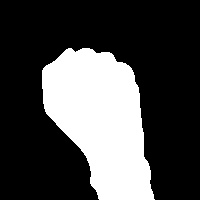
#> input picture dataset/fistTestImages/hand0(102).jpg, 200 x 200 px, given in place of the camera
$ python get_dataset.py
#> lines starting #> are read from the running program, lines starting #| are printed output that depends on the picture; after the words box and inside, x2 and y2 are one past the last pixel; in counts of white or black regions, pixels touching at a corner belong together
# THIS FILE IS CREATED FOR QUICKLY GENERATING DATASET

### importing modules
import cv2
import imutils
import numpy as np
import matplotlib as plt
from time import time

initTime = time()


background = None

## This function finds the average over background
def avg_bg(img, accumWeight):

    global background
    if background is None:
        background = img.copy().astype("float")
        return
    cv2.accumulateWeighted(img, background, accumWeight)

## This function does hand segmentation
def segment_hand(img):
    global background
    threshold = 30
    diff = cv2.absdiff(background.astype("uint8"), img)

    thresh = cv2.threshold(diff, threshold, 255, cv2.THRESH_BINARY)[1]

    cnts, _ = cv2.findContours(thresh.copy(), cv2.RETR_EXTERNAL, cv2.CHAIN_APPROX_SIMPLE)

    if len(cnts) == 0:
        return
    else:
        segmented = max(cnts, key=cv2.contourArea)
        return (thresh, segmented)


## main loop
if __name__ == "__main__":
    accumWeight = 0.5


    cap = cv2.VideoCapture(0)


    top, right, bottom, left = 70, 350, 270, 550

    num_frames = 0
    imageNumber = 0
    calibrated = False

    while True:
        ret, frame = cap.read()
#> frame is the input picture: shape (200, 200, 3); min 0, max 255, mean 72


        if ret == True:

            frame = imutils.resize(frame, width=700)
#> frame: shape (700, 700, 3)
            frame = cv2.flip(frame, 1)
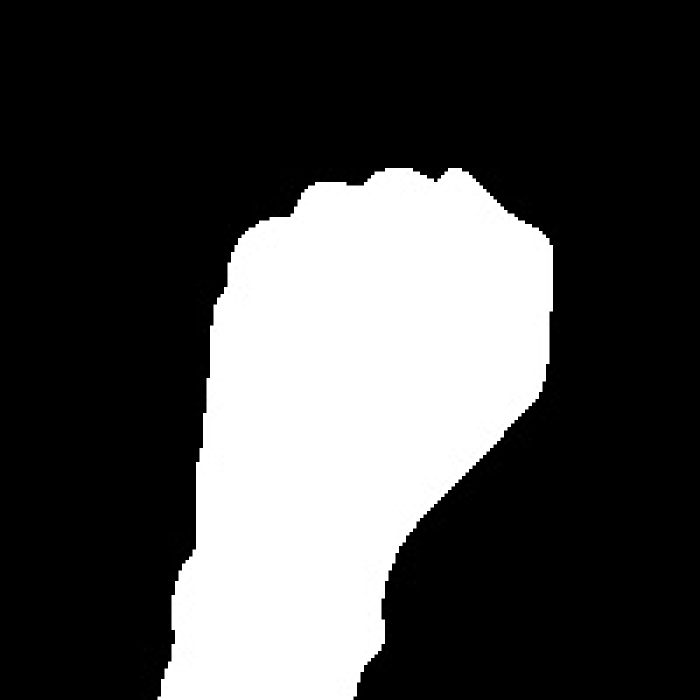
#> frame: shape (700, 700, 3); min 0, max 255, mean 72
            clone = frame.copy()

            height, width = frame.shape[:2]
#> height = 700; width = 700

            roi = frame[top:bottom, right:left]
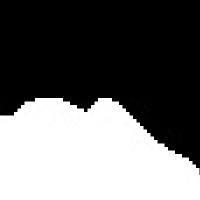
#> roi: shape (200, 200, 3); min 0, max 255, mean 104.3
            gray = cv2.cvtColor(roi, cv2.COLOR_BGR2GRAY)
            gray = cv2.GaussianBlur(gray, (7, 7), 0)
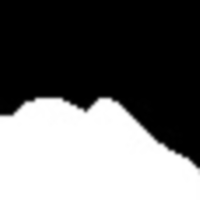
#> gray: shape (200, 200); min 0, max 255, mean 104.3

            if num_frames < 30:
                avg_bg(gray, accumWeight)
                if num_frames == 1:
                    print("[INFO] Callibrating....")
                if num_frames == 29:
                    print("[INFO] Done Callibrating....")
            else:
                hand = segment_hand(gray)
                if hand is not None:
                    (thresholded, segmented) = hand

                    # show the thresholded image
                    cv2.imshow("Thesholded", thresholded)
                    # mannual callibration
                    if time() - initTime > 10:
                    # Set the directory CORRECTLY
                        directory = "C:/Users/Pavnesh Chaturvedi/Documents/Gesture_Rcognition/dataset/hand4("+str(imageNumber)+").jpg"
                        cv2.imwrite(directory,thresholded)
                        imageNumber += 1
                        print(directory)

            cv2.rectangle(clone, (left, top), (right, bottom), (0,255,0), 2)
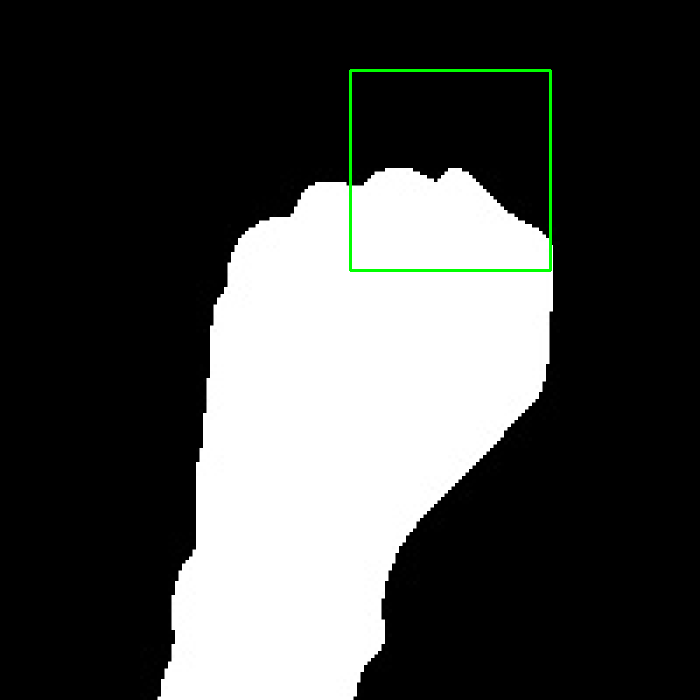
#> clone: shape (700, 700, 3); 0.49% of pixels changed, all inside (x1, y1, x2, y2) = (349, 69, 552, 272)

            num_frames += 1

            cv2.imshow("Video Feed", clone)

            keypress = cv2.waitKey(1) & 0xFF
#> (key q is pressed here)

            if keypress == ord("q"):
                break


        else:
            print("[INFO] No Frame....")

cap.release()
cv2.destroyAllWindows()
